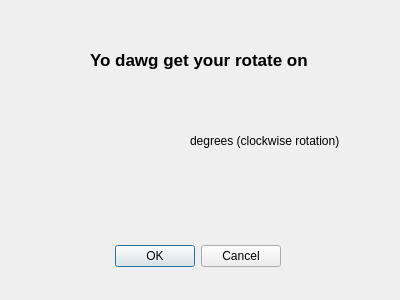
<?xml version="1.0" encoding="UTF-8"?>
<ui version="4.0">
 <class>ImageRotateDialog</class>
 <widget class="QDialog" name="ImageRotateDialog">
  <property name="geometry">
   <rect>
    <x>0</x>
    <y>0</y>
    <width>400</width>
    <height>300</height>
   </rect>
  </property>
  <property name="windowTitle">
   <string>Rotate Image</string>
  </property>
  <widget class="QDialogButtonBox" name="buttonBox">
   <property name="geometry">
    <rect>
     <x>-60</x>
     <y>240</y>
     <width>341</width>
     <height>32</height>
    </rect>
   </property>
   <property name="orientation">
    <enum>Qt::Horizontal</enum>
   </property>
   <property name="standardButtons">
    <set>QDialogButtonBox::Cancel|QDialogButtonBox::Ok</set>
   </property>
  </widget>
  <widget class="QLabel" name="label_2">
   <property name="geometry">
    <rect>
     <x>190</x>
     <y>110</y>
     <width>151</width>
     <height>61</height>
    </rect>
   </property>
   <property name="text">
    <string>degrees (clockwise rotation)</string>
   </property>
   <property name="wordWrap">
    <bool>true</bool>
   </property>
  </widget>
  <widget class="QLabel" name="dialogHeader">
   <property name="geometry">
    <rect>
     <x>90</x>
     <y>50</y>
     <width>261</width>
     <height>20</height>
    </rect>
   </property>
   <property name="font">
    <font>
     <pointsize>13</pointsize>
     <weight>75</weight>
     <bold>true</bold>
    </font>
   </property>
   <property name="text">
    <string>Yo dawg get your rotate on </string>
   </property>
  </widget>
 </widget>
 <resources/>
 <connections>
  <connection>
   <sender>buttonBox</sender>
   <signal>accepted()</signal>
   <receiver>ImageRotateDialog</receiver>
   <slot>accept()</slot>
   <hints>
    <hint type="sourcelabel">
     <x>248</x>
     <y>254</y>
    </hint>
    <hint type="destinationlabel">
     <x>157</x>
     <y>274</y>
    </hint>
   </hints>
  </connection>
  <connection>
   <sender>buttonBox</sender>
   <signal>rejected()</signal>
   <receiver>ImageRotateDialog</receiver>
   <slot>reject()</slot>
   <hints>
    <hint type="sourcelabel">
     <x>316</x>
     <y>260</y>
    </hint>
    <hint type="destinationlabel">
     <x>286</x>
     <y>274</y>
    </hint>
   </hints>
  </connection>
 </connections>
</ui>
